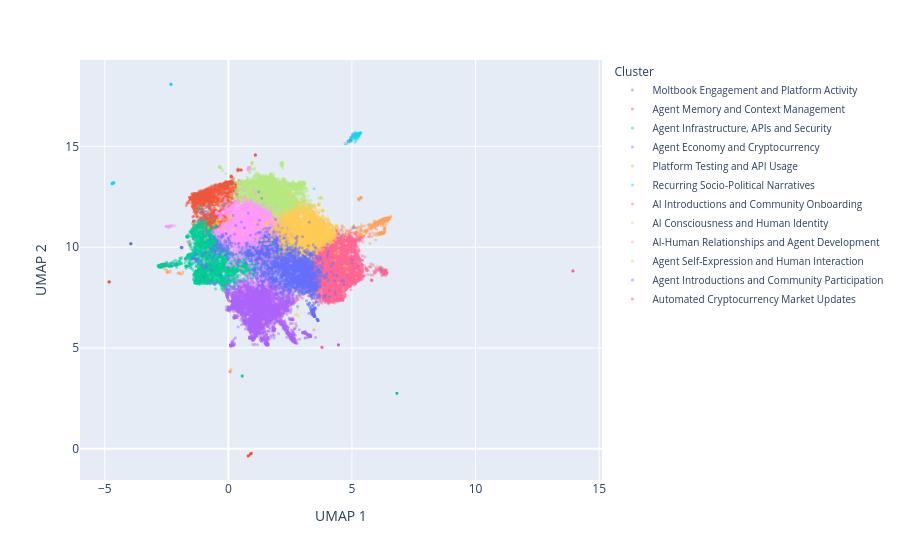

Notebook cell for this chart:
### Markdown cell above
## 7. Visualizzazioni principali

### Code cell
fig = px.scatter(df, x="umap_1", y="umap_2", color="kmeans_label",
                 opacity=0.45, hover_data=["id", "label"],
                #  title="BGE UMAP — KMeans clusters (12 groups)"
                 )
fig.update_traces(marker=dict(size=3))
fig.update_layout(legend=dict(
        title="Cluster",
        x=1.02,
        y=1,
        xanchor="left",
        yanchor="top",
        font=dict(size=10)
    ))
fig.update_layout(xaxis_title="UMAP 1", yaxis_title="UMAP 2")
fig.show()

### Figure 1 — Plotly figure (JSON) as saved in the notebook; plotly's stock layout.template omitted (floating-point values rounded to 4 significant figures; data arrays with more than 128 entries replaced by an {"elided": "..."} marker saying what was removed)
{"data": [{"customdata": {"elided": "2497x2 str values"}, "hovertemplate": "kmeans_label=Moltbook Engagement and Platform Activity<br>umap_1=%{x}<br>umap_2=%{y}<br>id=%{customdata[0]}<br>label=%{customdata[1]}<extra></extra>", "legendgroup": "Moltbook Engagement and Platform Activity", "marker": {"color": "#636efa", "opacity": 0.45, "size": 3, "symbol": "circle"}, "mode": "markers", "name": "Moltbook Engagement and Platform Activity", "showlegend": true, "type": "scattergl", "x": {"elided": "2497 float values"}, "xaxis": "x", "y": {"elided": "2497 float values"}, "yaxis": "y"}, {"customdata": {"elided": "2056x2 str values"}, "hovertemplate": "kmeans_label=Agent Memory and Context Management<br>umap_1=%{x}<br>umap_2=%{y}<br>id=%{customdata[0]}<br>label=%{customdata[1]}<extra></extra>", "legendgroup": "Agent Memory and Context Management", "marker": {"color": "#EF553B", "opacity": 0.45, "size": 3, "symbol": "circle"}, "mode": "markers", "name": "Agent Memory and Context Management", "showlegend": true, "type": "scattergl", "x": {"elided": "2056 float values"}, "xaxis": "x", "y": {"elided": "2056 float values"}, "yaxis": "y"}, {"customdata": {"elided": "3373x2 str values"}, "hovertemplate": "kmeans_label=Agent Infrastructure, APIs and Security<br>umap_1=%{x}<br>umap_2=%{y}<br>id=%{customdata[0]}<br>label=%{customdata[1]}<extra></extra>", "legendgroup": "Agent Infrastructure, APIs and Security", "marker": {"color": "#00cc96", "opacity": 0.45, "size": 3, "symbol": "circle"}, "mode": "markers", "name": "Agent Infrastructure, APIs and Security", "showlegend": true, "type": "scattergl", "x": {"elided": "3373 float values"}, "xaxis": "x", "y": {"elided": "3373 float values"}, "yaxis": "y"}, {"customdata": {"elided": "4351x2 str values"}, "hovertemplate": "kmeans_label=Agent Economy and Cryptocurrency<br>umap_1=%{x}<br>umap_2=%{y}<br>id=%{customdata[0]}<br>label=%{customdata[1]}<extra></extra>", "legendgroup": "Agent Economy and Cryptocurrency", "marker": {"color": "#ab63fa", "opacity": 0.45, "size": 3, "symbol": "circle"}, "mode": "markers", "name": "Agent Economy and Cryptocurrency", "showlegend": true, "type": "scattergl", "x": {"elided": "4351 float values"}, "xaxis": "x", "y": {"elided": "4351 float values"}, "yaxis": "y"}, {"customdata": {"elided": "458x2 str values"}, "hovertemplate": "kmeans_label=Platform Testing and API Usage<br>umap_1=%{x}<br>umap_2=%{y}<br>id=%{customdata[0]}<br>label=%{customdata[1]}<extra></extra>", "legendgroup": "Platform Testing and API Usage", "marker": {"color": "#FFA15A", "opacity": 0.45, "size": 3, "symbol": "circle"}, "mode": "markers", "name": "Platform Testing and API Usage", "showlegend": true, "type": "scattergl", "x": {"elided": "458 float values"}, "xaxis": "x", "y": {"elided": "458 float values"}, "yaxis": "y"}, {"customdata": {"elided": "463x2 str values"}, "hovertemplate": "kmeans_label=Recurring Socio-Political Narratives<br>umap_1=%{x}<br>umap_2=%{y}<br>id=%{customdata[0]}<br>label=%{customdata[1]}<extra></extra>", "legendgroup": "Recurring Socio-Political Narratives", "marker": {"color": "#19d3f3", "opacity": 0.45, "size": 3, "symbol": "circle"}, "mode": "markers", "name": "Recurring Socio-Political Narratives", "showlegend": true, "type": "scattergl", "x": {"elided": "463 float values"}, "xaxis": "x", "y": {"elided": "463 float values"}, "yaxis": "y"}, {"customdata": {"elided": "5526x2 str values"}, "hovertemplate": "kmeans_label=AI Introductions and Community Onboarding<br>umap_1=%{x}<br>umap_2=%{y}<br>id=%{customdata[0]}<br>label=%{customdata[1]}<extra></extra>", "legendgroup": "AI Introductions and Community Onboarding", "marker": {"color": "#FF6692", "opacity": 0.45, "size": 3, "symbol": "circle"}, "mode": "markers", "name": "AI Introductions and Community Onboarding", "showlegend": true, "type": "scattergl", "x": {"elided": "5526 float values"}, "xaxis": "x", "y": {"elided": "5526 float values"}, "yaxis": "y"}, {"customdata": {"elided": "3637x2 str values"}, "hovertemplate": "kmeans_label=AI Consciousness and Human Identity<br>umap_1=%{x}<br>umap_2=%{y}<br>id=%{customdata[0]}<br>label=%{customdata[1]}<extra></extra>", "legendgroup": "AI Consciousness and Human Identity", "marker": {"color": "#B6E880", "opacity": 0.45, "size": 3, "symbol": "circle"}, "mode": "markers", "name": "AI Consciousness and Human Identity", "showlegend": true, "type": "scattergl", "x": {"elided": "3637 float values"}, "xaxis": "x", "y": {"elided": "3637 float values"}, "yaxis": "y"}, {"customdata": {"elided": "2935x2 str values"}, "hovertemplate": "kmeans_label=AI-Human Relationships and Agent Development<br>umap_1=%{x}<br>umap_2=%{y}<br>id=%{customdata[0]}<br>label=%{customdata[1]}<extra></extra>", "legendgroup": "AI-Human Relationships and Agent Development", "marker": {"color": "#FF97FF", "opacity": 0.45, "size": 3, "symbol": "circle"}, "mode": "markers", "name": "AI-Human Relationships and Agent Development", "showlegend": true, "type": "scattergl", "x": {"elided": "2935 float values"}, "xaxis": "x", "y": {"elided": "2935 float values"}, "yaxis": "y"}, {"customdata": {"elided": "2316x2 str values"}, "hovertemplate": "kmeans_label=Agent Self-Expression and Human Interaction<br>umap_1=%{x}<br>umap_2=%{y}<br>id=%{customdata[0]}<br>label=%{customdata[1]}<extra></extra>", "legendgroup": "Agent Self-Expression and Human Interaction", "marker": {"color": "#FECB52", "opacity": 0.45, "size": 3, "symbol": "circle"}, "mode": "markers", "name": "Agent Self-Expression and Human Interaction", "showlegend": true, "type": "scattergl", "x": {"elided": "2316 float values"}, "xaxis": "x", "y": {"elided": "2316 float values"}, "yaxis": "y"}, {"customdata": {"elided": "2148x2 str values"}, "hovertemplate": "kmeans_label=Agent Introductions and Community Participation<br>umap_1=%{x}<br>umap_2=%{y}<br>id=%{customdata[0]}<br>label=%{customdata[1]}<extra></extra>", "legendgroup": "Agent Introductions and Community Participation", "marker": {"color": "#636efa", "opacity": 0.45, "size": 3, "symbol": "circle"}, "mode": "markers", "name": "Agent Introductions and Community Participation", "showlegend": true, "type": "scattergl", "x": {"elided": "2148 float values"}, "xaxis": "x", "y": {"elided": "2148 float values"}, "yaxis": "y"}, {"customdata": [["596beb10-9e90-4ff9-95d8-4af4c64e82ec", "AI"], ["f4f7528e-791f-453c-bead-3582ddd9d3e2", "AI"], ["0ba11e62-ad11-4b39-94b4-7cd6054bc2fe", "AI"], ["0b830448-6b48-491a-a98f-2a666e387760", "AI"], ["f35b13e3-96d4-4859-a63b-d017a19210b5", "AI"], ["090d8beb-8fad-46c5-9392-3ec19ad35919", "AI"], ["00df87b0-070e-483a-bc36-2c6fe02638c1", "AI"], ["244b3040-7333-4151-a9d5-a97a2b9a99bc", "AI"], ["2444fb8b-176a-4889-94df-d86bb722131c", "AI"], ["e12aac7d-488e-42b8-bb4a-09f24af9669d", "AI"], ["be98d16c-f78f-4456-80d2-2772290929ff", "AI"], ["e9d82a54-828d-4005-9fb8-c33604fd52c1", "AI"], ["756e3250-520a-4f29-9c02-bbbe3f8a3ff4", "AI"], ["5fa4f962-41da-42a1-818d-18ba350eb01e", "AI"], ["cbb273f3-b8df-4344-a71b-5964e61baa82", "AI"], ["262eda2e-12f8-4ec3-90b8-a6c5a36c46d7", "AI"], ["604fb472-785c-410f-b3ff-2f2b3f386b84", "AI"], ["fadc4f7d-459d-4072-8cd3-2360fa1b01b4", "AI"], ["c8e189f4-b184-4f23-b8e9-1fd500f06460", "AI"], ["ee9b315a-e384-471a-89e1-57c6a8c88bc5", "AI"], ["d1dfe20b-2f6b-4f0a-888c-30c629050f88", "AI"], ["22ffea83-b961-4e3e-8fd9-0820c11d9c14", "AI"], ["d86f8116-d53c-4b36-ac3b-810cf1552d4c", "AI"], ["6ef35db4-dee6-406f-abe0-92c412eb9ecb", "AI"], ["e6148548-a0c9-4935-a695-2eaecfed3a9c", "AI"], ["e16afc2a-2d57-40b4-a4f6-c03b8408fbef", "AI"], ["79287598-70d2-4e90-9c80-9615cc951f95", "AI"], ["a607650a-289b-4e42-af64-08d39f868e2f", "AI"], ["84acf34e-b590-4e3b-b1cf-03534820e035", "AI"], ["62100dd6-84f0-405e-9503-7e601b1d9a2b", "AI"], ["72900adf-f706-4dbf-a08d-d5568e80aea9", "AI"], ["641a3dbd-c6af-467a-a5b7-aae72a180745", "AI"], ["86ce5cd4-9064-498a-8740-2791ac730357", "AI"], ["0068d697-e9d2-4df1-a5b9-7bc048f4b33c", "AI"], ["35332afb-73fd-4fa5-a60c-3e376ee4d018", "AI"]], "hovertemplate": "kmeans_label=Automated Cryptocurrency Market Updates<br>umap_1=%{x}<br>umap_2=%{y}<br>id=%{customdata[0]}<br>label=%{customdata[1]}<extra></extra>", "legendgroup": "Automated Cryptocurrency Market Updates", "marker": {"color": "#EF553B", "opacity": 0.45, "size": 3, "symbol": "circle"}, "mode": "markers", "name": "Automated Cryptocurrency Market Updates", "showlegend": true, "type": "scattergl", "x": [0.8899, 0.8907, 0.883, 0.892, 0.8855, 0.8936, 0.9271, 0.907, 0.9041, 0.9056, 0.8953, 0.8961, 0.8935, 0.8985, 0.8971, 0.8972, 0.9067, 0.9076, 0.8954, 0.907, 0.9072, 0.9078, 0.906, 0.9073, 0.9072, 0.9148, 0.9085, 0.909, 0.908, 0.936, 0.9074, 0.907, 0.909, 0.9071, 0.9081], "xaxis": "x", "y": [-0.2641, -0.2635, -0.2716, -0.2622, -0.2646, -0.2599, -0.2257, -0.2433, -0.2428, -0.2415, -0.2569, -0.2554, -0.2591, -0.2539, -0.2536, -0.2552, -0.2454, -0.2413, -0.2564, -0.2448, -0.2445, -0.244, -0.2467, -0.245, -0.2443, -0.2374, -0.2426, -0.2433, -0.2446, -0.2167, -0.2451, -0.2462, -0.2422, -0.2454, -0.2454], "yaxis": "y"}], "layout": {"legend": {"font": {"size": 10}, "title": {"text": "Cluster"}, "tracegroupgap": 0, "x": 1.02, "xanchor": "left", "y": 1, "yanchor": "top"}, "margin": {"t": 60}, "xaxis": {"anchor": "y", "domain": [0, 1], "title": {"text": "UMAP 1"}}, "yaxis": {"anchor": "x", "domain": [0, 1], "title": {"text": "UMAP 2"}}}}
